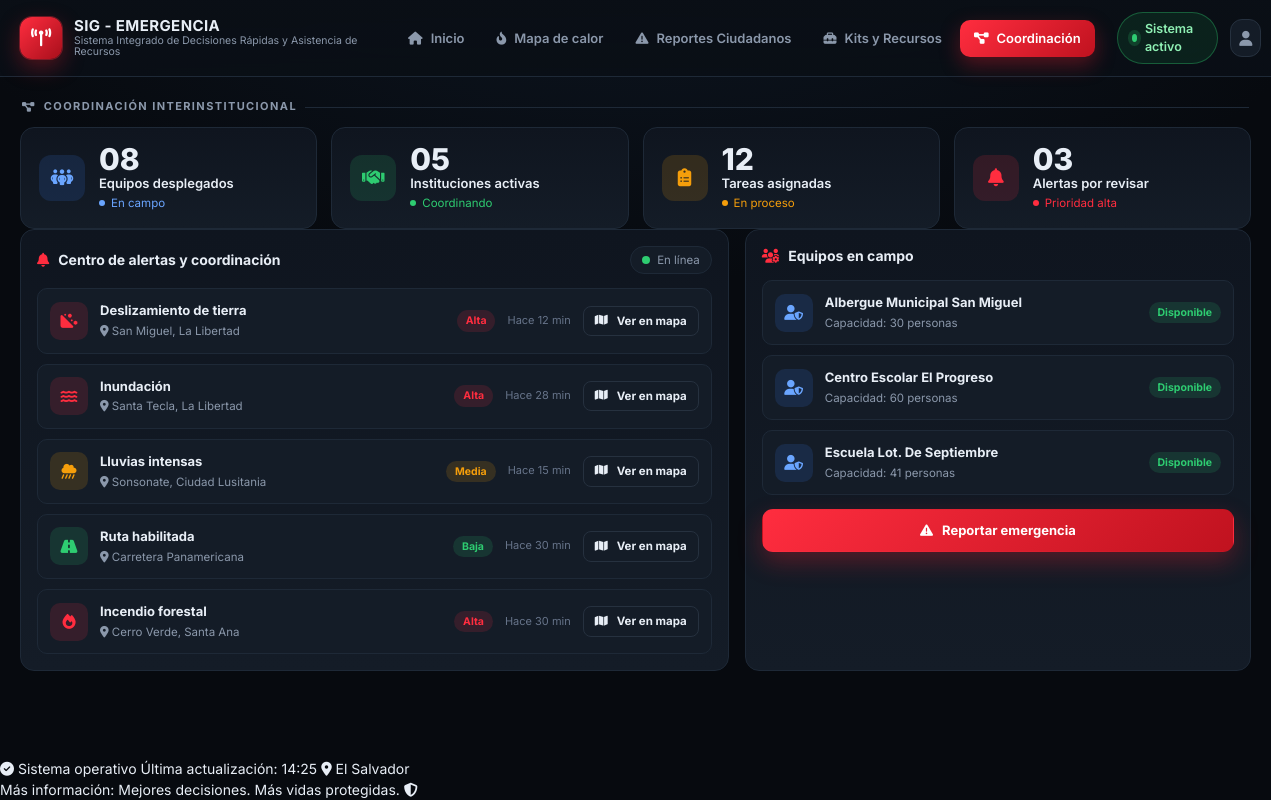
The app's page /coordinacion.php with its own data.
### tables this page shows
CREATE TABLE alertas (
        id INTEGER PRIMARY KEY AUTOINCREMENT,
        nivel TEXT NOT NULL,
        tipo TEXT NOT NULL,
        lugar TEXT NOT NULL,
        tiempo TEXT NOT NULL,
        icon TEXT NOT NULL
    , lat REAL, lon REAL);

CREATE TABLE albergues (
        id INTEGER PRIMARY KEY AUTOINCREMENT,
        nombre TEXT NOT NULL,
        distancia TEXT NOT NULL,
        capacidad TEXT NOT NULL,
        estado TEXT NOT NULL DEFAULT 'Disponible'
    , lat REAL, lon REAL);

### includes/data.php (called while the page is built, shortened)
<?php
try {
    $pdo = db();
    $ALERTAS = $pdo->query("SELECT id, nivel, tipo, lugar, tiempo, icon FROM alertas ORDER BY id")->fetchAll();
    $ALBERGUES = $pdo->query("SELECT nombre AS n, distancia AS loc, capacidad AS cap, estado FROM albergues ORDER BY id")->fetchAll();
} catch (Throwable $e) {
}

### coordinacion.php (the view, shortened to what this page needs)
<?php
require_once __DIR__ . '/includes/data.php';
require __DIR__ . '/includes/header.php';
?>
<div class="section-label" style="margin-top:4px"><i class="fa-solid fa-diagram-project"></i> Coordinación interinstitucional</div>
<div class="grid stats">
  <div class="stat"><div class="ic blue"><i class="fa-solid fa-people-group"></i></div><div><div class="val">08</div><div class="lbl">Equipos desplegados</div><div class="sub blue"><span class="d"></span> En campo</div></div></div>
  <div class="stat"><div class="ic green"><i class="fa-solid fa-handshake"></i></div><div><div class="val">05</div><div class="lbl">Instituciones activas</div><div class="sub green"><span class="d"></span> Coordinando</div></div></div>
  <div class="stat"><div class="ic amber"><i class="fa-solid fa-clipboard-list"></i></div><div><div class="val">12</div><div class="lbl">Tareas asignadas</div><div class="sub amber"><span class="d"></span> En proceso</div></div></div>
  <div class="stat"><div class="ic red"><i class="fa-solid fa-bell"></i></div><div><div class="val">03</div><div class="lbl">Alertas por revisar</div><div class="sub red"><span class="d"></span> Prioridad alta</div></div></div>
</div>
<div class="grid" style="grid-template-columns:1.4fr 1fr;">
  <div class="panel">
    <div class="panel-head"><h3><i class="fa-solid fa-bell"></i> Centro de alertas y coordinación</h3><span class="chip"><span class="dot-g"></span> En línea</span></div>
    <div class="list">
      <?php foreach ($ALERTAS as $al): ?>
        <div class="row">
          <div class="ic <?= $al['nivel'] === 'baja' ? 'green' : ($al['nivel'] === 'media' ? 'amber' : 'red') ?>"><i class="fa-solid <?= htmlspecialchars($al['icon']) ?>"></i></div>
          <div class="txt"><strong><?= htmlspecialchars($al['tipo']) ?></strong><small><i class="fa-solid fa-location-dot"></i> <?= htmlspecialchars($al['lugar']) ?></small></div>
          <span class="badge <?= $al['nivel'] ?>"><?= ucfirst($al['nivel']) ?></span>
          <span class="time"><?= htmlspecialchars($al['tiempo']) ?></span>
          <a class="btn btn-ghost btn-xs" href="reportes.php?alerta=<?= (int)($al['id'] ?? 0) ?>"><i class="fa-solid fa-map"></i> Ver en mapa</a>
        </div>
      <?php endforeach; ?>
    </div>
  </div>
  <div class="panel">
    <div class="panel-head"><h3><i class="fa-solid fa-users-gear"></i> Equipos en campo</h3></div>
    <div class="list">
      <?php foreach ($ALBERGUES as $a): ?>
        <div class="row">
          <div class="ic blue"><i class="fa-solid fa-user-shield"></i></div>
          <div class="txt"><strong><?= $a['n'] ?></strong><small><?= $a['cap'] ?></small></div>
          <span class="badge disp"><?= $a['estado'] ?></span>
        </div>
      <?php endforeach; ?>
    </div>
    <a class="btn btn-red btn-block" style="margin-top:14px" href="reportar.php"><i class="fa-solid fa-triangle-exclamation"></i> Reportar emergencia</a>
  </div>
</div>
<?php require __DIR__ . '/includes/footer.php'; ?>

### assets/css/style.css (style rules this page uses)
:root { --bg:#070a0f; --bg-2:#0b1017; --panel:#0f151f; --panel-2:#141c27; --panel-3:#19222f; --border:#1e2937; --border-2:#26313f; --text:#e8eef6; --muted:#8b98ab; --muted-2:#67748a; --red:#e21f2e; --red-2:#ff2d3f; --green:#1fa855; --green-2:#2ecc71; --blue:#3b82f6; --amber:#f59e0b; --purple:#8b5cf6; --radius:14px; --radius-sm:10px; --shadow:0 18px 40px rgba(0,0,0,.45); }
* { box-sizing:border-box }
html,body { margin:0;padding:0 }
body { background:radial-gradient(1200px 600px at 50% -10%,#0d1622 0%,var(--bg) 60%) fixed; color:var(--text); font-family:'Inter',system-ui,-apple-system,Segoe UI,Roboto,sans-serif; font-size:14px; line-height:1.45; min-height:100vh; display:flex; flex-direction:column; }
a { color:inherit;text-decoration:none }
.grid { display:grid;gap:16px }
.panel { background:linear-gradient(180deg,var(--panel),var(--panel-2)); border:1px solid var(--border);border-radius:var(--radius); padding:16px; }
.panel-head { display:flex;align-items:center;justify-content:space-between;margin-bottom:14px;gap:10px;flex-wrap:wrap }
.panel-head h3 { margin:0;font-size:14px;font-weight:700;display:flex;align-items:center;gap:9px }
.panel-head h3 i { color:var(--red-2) }
.section-label { display:flex;align-items:center;gap:8px;margin:22px 2px 12px; color:var(--muted);font-size:11px;font-weight:700;letter-spacing:1.4px;text-transform:uppercase; }
.section-label::after { content:"";flex:1;height:1px;background:var(--border) }
.btn { display:inline-flex;align-items:center;justify-content:center;gap:9px; padding:11px 18px;border-radius:11px;border:1px solid transparent; font-weight:700;font-size:13px;transition:.18s;white-space:nowrap; }
.btn-red { background:linear-gradient(135deg,var(--red-2),#c0121f);color:#fff;box-shadow:0 10px 24px rgba(226,31,46,.32) }
.btn-ghost { background:var(--panel-2);border-color:var(--border-2);color:var(--text) }
.btn-block { width:100% }
.btn-xs { padding:6px 11px;font-size:11.5px;border-radius:8px }
.stats { display:grid;grid-template-columns:repeat(4,1fr);gap:14px }
.stat { display:flex;align-items:center;gap:14px;padding:16px 18px; background:linear-gradient(180deg,var(--panel),var(--panel-2)); border:1px solid var(--border);border-radius:var(--radius);transition:.18s; }
.stat .ic { width:46px;height:46px;border-radius:12px;display:grid;place-items:center;font-size:18px;flex-shrink:0 }
.stat .val { font-size:30px;font-weight:800;line-height:1 }
.stat .lbl { font-weight:600;font-size:13px }
.stat .sub { font-size:11.5px;display:flex;align-items:center;gap:6px;margin-top:2px }
.stat .sub .d { width:6px;height:6px;border-radius:50%;background:currentColor }
.ic.green { background:rgba(46,204,113,.14);color:var(--green-2) }
.ic.red { background:rgba(255,45,63,.14);color:var(--red-2) }
.ic.blue { background:rgba(59,130,246,.14);color:#6aa5ff }
.ic.amber { background:rgba(245,158,11,.15);color:var(--amber) }
.sub.green { color:var(--green-2) }
.sub.red { color:var(--red-2) }
.sub.blue { color:#6aa5ff }
.sub.amber { color:var(--amber) }
.list { display:grid;gap:10px }
.row { display:flex;align-items:center;gap:12px;padding:12px; background:var(--panel-2);border:1px solid var(--border);border-radius:var(--radius-sm);transition:.16s; }
.row .ic { width:38px;height:38px;border-radius:10px;display:grid;place-items:center;font-size:15px;flex-shrink:0 }
.row .txt { flex:1;min-width:0 }
.row .txt strong { display:block;font-size:13px }
.row .txt small { color:var(--muted);font-size:11.5px }
.row .time { color:var(--muted-2);font-size:11px;white-space:nowrap }
.badge { font-size:10.5px;font-weight:700;padding:3px 9px;border-radius:999px;white-space:nowrap }
.badge.alta { background:rgba(255,45,63,.14);color:var(--red-2) }
.badge.media { background:rgba(245,158,11,.15);color:var(--amber) }
.badge.baja { background:rgba(46,204,113,.14);color:var(--green-2) }
.badge.disp { background:rgba(46,204,113,.14);color:var(--green-2) }
.chip { display:inline-flex;align-items:center;gap:7px;padding:5px 11px;border-radius:999px;background:var(--panel-2);border:1px solid var(--border);font-size:11.5px;color:var(--muted) }
.dot-g { width:8px;height:8px;border-radius:50%;background:var(--green-2) }

### records on screen
alertas: tipo "Deslizamiento de tierra", lugar "San Miguel, La Libertad", nivel "Alta", tiempo "Hace 12 min"
alertas: tipo "Inundación", lugar "Santa Tecla, La Libertad", nivel "Alta", tiempo "Hace 28 min"
alertas: tipo "Lluvias intensas", lugar "Sonsonate, Ciudad Lusitania", nivel "Media", tiempo "Hace 15 min"
alertas: tipo "Ruta habilitada", lugar "Carretera Panamericana", nivel "Baja", tiempo "Hace 30 min"
alertas: tipo "Incendio forestal", lugar "Cerro Verde, Santa Ana", nivel "Alta", tiempo "Hace 30 min"
albergues: nombre "Albergue Municipal San Miguel", capacidad "Capacidad: 30 personas", estado "Disponible"
albergues: nombre "Centro Escolar El Progreso", capacidad "Capacidad: 60 personas", estado "Disponible"
albergues: nombre "Escuela Lot. De Septiembre", capacidad "Capacidad: 41 personas", estado "Disponible"

### other values on screen
$APP['nombre'] "SIG - EMERGENCIA"
$APP['subtitulo'] "Sistema Integrado de Decisiones Rápidas y Asistencia de Recursos"
$item['label'] "Inicio"
$item['label'] "Mapa de calor"
$item['label'] "Reportes Ciudadanos"
$item['label'] "Kits y Recursos"
$item['label'] "Coordinación"
$APP['ultima_actualizacion'] "14:25"
$APP['pais'] "El Salvador"
